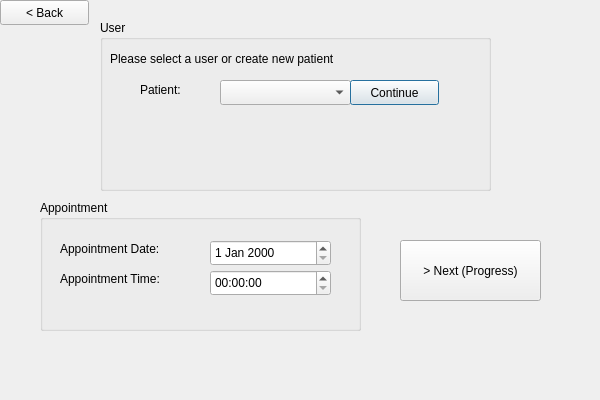
<?xml version="1.0" encoding="UTF-8"?>
<ui version="4.0">
 <class>Dialog</class>
 <widget class="QDialog" name="Dialog">
  <property name="geometry">
   <rect>
    <x>0</x>
    <y>0</y>
    <width>600</width>
    <height>400</height>
   </rect>
  </property>
  <property name="windowTitle">
   <string>Dialog</string>
  </property>
  <widget class="QGroupBox" name="groupBox_2">
   <property name="geometry">
    <rect>
     <x>100</x>
     <y>20</y>
     <width>391</width>
     <height>171</height>
    </rect>
   </property>
   <property name="title">
    <string>User</string>
   </property>
   <widget class="QLabel" name="label">
    <property name="geometry">
     <rect>
      <x>40</x>
      <y>60</y>
      <width>71</width>
      <height>20</height>
     </rect>
    </property>
    <property name="text">
     <string>Patient:</string>
    </property>
   </widget>
   <widget class="QComboBox" name="comboBox_patientlist">
    <property name="geometry">
     <rect>
      <x>120</x>
      <y>60</y>
      <width>131</width>
      <height>25</height>
     </rect>
    </property>
   </widget>
   <widget class="QPushButton" name="button_continue">
    <property name="geometry">
     <rect>
      <x>250</x>
      <y>60</y>
      <width>89</width>
      <height>25</height>
     </rect>
    </property>
    <property name="text">
     <string>Continue</string>
    </property>
   </widget>
   <widget class="QLabel" name="label_4">
    <property name="geometry">
     <rect>
      <x>10</x>
      <y>30</y>
      <width>271</width>
      <height>17</height>
     </rect>
    </property>
    <property name="text">
     <string>Please select a user or create new patient</string>
    </property>
   </widget>
  </widget>
  <widget class="QGroupBox" name="groupBox">
   <property name="geometry">
    <rect>
     <x>40</x>
     <y>200</y>
     <width>321</width>
     <height>131</height>
    </rect>
   </property>
   <property name="title">
    <string>Appointment</string>
   </property>
   <widget class="QLabel" name="label_3">
    <property name="geometry">
     <rect>
      <x>20</x>
      <y>70</y>
      <width>141</width>
      <height>17</height>
     </rect>
    </property>
    <property name="text">
     <string>Appointment Time:</string>
    </property>
   </widget>
   <widget class="QLabel" name="label_2">
    <property name="geometry">
     <rect>
      <x>20</x>
      <y>40</y>
      <width>141</width>
      <height>17</height>
     </rect>
    </property>
    <property name="text">
     <string>Appointment Date:</string>
    </property>
   </widget>
   <widget class="QDateEdit" name="dateEdit">
    <property name="geometry">
     <rect>
      <x>170</x>
      <y>40</y>
      <width>121</width>
      <height>26</height>
     </rect>
    </property>
   </widget>
   <widget class="QTimeEdit" name="timeEdit">
    <property name="geometry">
     <rect>
      <x>170</x>
      <y>70</y>
      <width>121</width>
      <height>26</height>
     </rect>
    </property>
   </widget>
  </widget>
  <widget class="QPushButton" name="button_next">
   <property name="geometry">
    <rect>
     <x>400</x>
     <y>240</y>
     <width>141</width>
     <height>61</height>
    </rect>
   </property>
   <property name="text">
    <string>&gt; Next (Progress)</string>
   </property>
  </widget>
  <widget class="QPushButton" name="button_back">
   <property name="geometry">
    <rect>
     <x>0</x>
     <y>0</y>
     <width>89</width>
     <height>25</height>
    </rect>
   </property>
   <property name="text">
    <string>&lt; Back</string>
   </property>
  </widget>
 </widget>
 <resources/>
 <connections/>
</ui>
